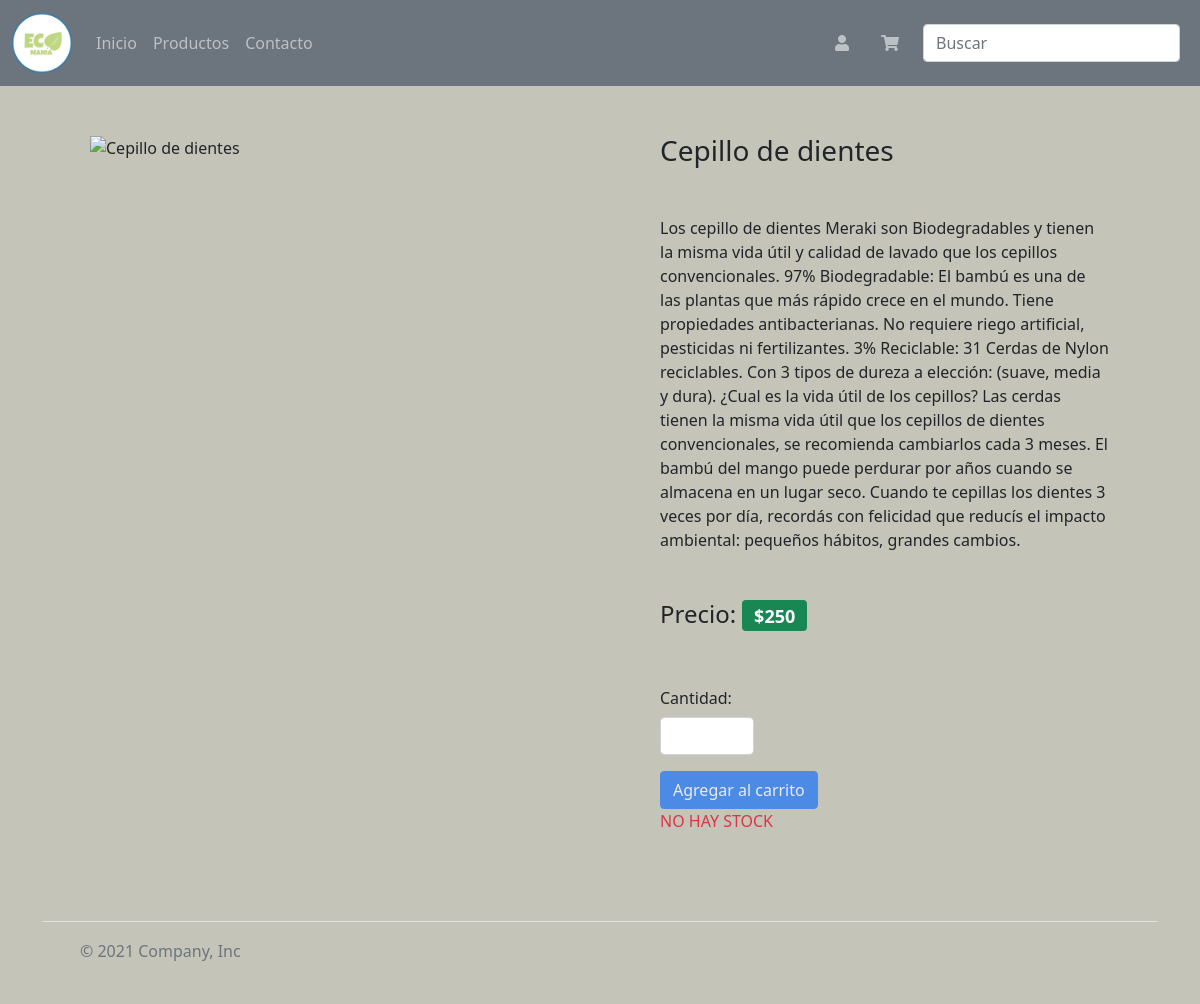
The app's page /Vista/accion/mostrarProducto.php?idproducto=28 with its own data.
### tables this page shows
CREATE TABLE `menu` (
  `idmenu` bigint(20) NOT NULL,
  `menombre` varchar(50) NOT NULL COMMENT 'Nombre del item del menu',
  `medescripcion` varchar(124) NOT NULL COMMENT 'Descripcion mas detallada del item del menu',
  `idpadre` bigint(20) DEFAULT NULL COMMENT 'Referencia al id del menu que es subitem',
  `medeshabilitado` timestamp NULL DEFAULT current_timestamp() COMMENT 'Fecha en la que el menu fue deshabilitado por ultima vez'
);

CREATE TABLE `producto` (
  `idproducto` bigint(20) NOT NULL,
  `pronombre` varchar(50) NOT NULL,
  `prodetalle` varchar(1000) NOT NULL,
  `procantstock` int(11) NOT NULL,
  `proprecio` int(11) NOT NULL
);

### Vista/accion/mostrarProducto.php (the view, shortened to what the rows shown need)
<?php
    $accion = true;
    $datos = data_submitted();
    if (isset($datos['idproducto'])){
        $abmProducto = new AbmProducto();
        $productos = $abmProducto->buscar($datos);
        if (count($productos) > 0){
            $producto = $productos[0];
            $imagen = $abmProducto->buscaImagen($producto->getId());
            include_once '../estructura/cabecera.php';
?>
<div class="container">
    <div class="row">
        <div class="col m-5">
            <img class="img-fluid" src="../../image/<?php echo $imagen[1];?>" alt="<?php echo $producto->getProNombre();?>" style="width:400px">
        </div>
        <div class="col m-5">
            <div>
                <h3><?php echo $producto->getProNombre()?></h3>
            </div>
            <div class="mt-5">
                <p><?php echo $producto->getProDetalle()?></p>
            </div>
            <div class="mt-5">
                <h4>Precio: <span class="badge bg-success">$<?php echo $producto->getProPrecio()?></span></h4>
            </div>
            <div class="row mt-5">
                <form class="needs-validation" action="gestionCarrito.php" method="get" novalidate>
                    <label class="col-sm-2 col-form-label" for="cantidad">Cantidad: </label>
                    <div class="col-sm-10">
                        <input type="number" class="form-control w-25" id="cantidad" name="cantidad" min="1" max="<?php echo $producto->getProCantStock()?>" step required>
                    </div>
                    <?php
                    if ($producto->getProCantStock()>5){
                        echo '<button href="gestionCarrito.php" class="btn btn-primary mt-3">Agregar al carrito</button>';
                    } elseif ($producto->getProCantStock()<=5 and $producto->getProCantStock()>0){
                        echo '<button href="gestionCarrito.php" class="btn btn-primary mt-3">Agregar al carrito</button>';
                        echo '<p class="text-danger">Queda poco stock</p>';
                    } elseif ($producto->getProCantStock() == 0){
                        echo '<button href="#" class="btn btn-primary disabled mt-3">Agregar al carrito</button>';
                        echo '<p class="text-danger">NO HAY STOCK</p>';
                    }
                    ?>
                </form>
            </div>
        </div>
    </div>
</div>
<?php
        } else{
            header("Location:../productos.php");
        }
    } else{
        header("Location:../productos.php");
    }
?>
<?php
    include_once '../estructura/pie.php';
?>

### Vista/estructura/cabecera.php (shortened to what the rows shown need)
<!DOCTYPE html>
<html lang="es">
<head>
    <link href="https://cdn.jsdelivr.net/npm/bootstrap@5.1.1/dist/css/bootstrap.min.css" rel="stylesheet">
    <link rel="stylesheet" href="https://use.fontawesome.com/releases/v5.8.1/css/all.css">
    <?php
        if (!isset($accion)){
            include_once "../config.php";
            echo '<link rel="stylesheet" href="css/main.css">';
            echo '<link rel="stylesheet" type="text/css" href="js/jquery-easyui-1.6.6/themes/default/easyui.css">';
            echo '<link rel="stylesheet" type="text/css" href="js/jquery-easyui-1.6.6/themes/icon.css">';
            echo '<link rel="stylesheet" type="text/css" href="js/jquery-easyui-1.6.6/themes/color.css">';
            echo '<script type="text/javascript" src="js/jquery-easyui-1.6.6/jquery.min.js"></script>';
            echo '<script type="text/javascript" src="js/jquery-easyui-1.6.6/jquery.easyui.min.js"></script>';
        } else {
            echo '<link rel="stylesheet" href="../css/main.css">';
            echo '<link rel="stylesheet" type="text/css" href="../js/jquery-easyui-1.6.6/themes/default/easyui.css">';
            echo '<link rel="stylesheet" type="text/css" href="../js/jquery-easyui-1.6.6/themes/icon.css">';
            echo '<link rel="stylesheet" type="text/css" href="../js/jquery-easyui-1.6.6/themes/color.css">';
        }
    ?>
</head>
<body>
    <?php
        $sesion = new Session();
        $products = $sesion->getProducts();
        if (!isset($accion)){
            $pts = '';
            $logo = 'img/logo.png';
            $logo1 = 'img/logo1.png';
            $registro = 'registrarse.php';
            $login = 'login.php';
            $cerrarSesion = 'accion/cerrarSesion.php';
            $cambioRolActual = 'accion/cambioRolActual.php';
            $carrito = 'carrito.php';
            $carousel01 = 'img/carousel01.jpg';
            $carousel02 = 'img/carousel02.jpg';
            $carousel03 = 'img/carousel03.jpg';
        } else {
            $pts = '../';
            $logo = '../img/logo.png';
            $login = '../login.php';
            $cerrarSesion = 'cerrarSesion.php';
            $carrito = '../carrito.php';
        }
    ?>
    <nav class="navbar navbar-expand-sm navbar-dark bg-secondary">
        <div class="container-fluid">
            <a class="navbar-brand" href="<?php echo $paginaInicio?>">
                <img src="<?php echo $logo?>" alt="" width="60" height="60">
            </a>
            <div class="collapse navbar-collapse" id="navbarSupportedContent">
                <ul class="navbar-nav me-auto mb-2 mb-lg-0">
                    <?php
                    $abmMenu = new AbmMenu();
                    $abmMenuRol = new AbMMenuRol();
                    $menusPadres = $abmMenu->menusPadres();
                    foreach ($menusPadres as $itemPadre) {
                        $buscaId['idmenu'] = $itemPadre->getId();
                        $subMenus = $abmMenu->subMenus($buscaId['idmenu']);
                        $menuSinRol = $abmMenuRol->buscar($buscaId);
                        if (count($menuSinRol) == 0){
                            if (count($subMenus) == 0){
                                echo '<li class="nav-item">
                                        <a class="nav-link" aria-current="page" href="'.$pts.$itemPadre->getMeDescripcion().'">'.$itemPadre->getMeNombre().'</a>
                                        </li>';
                            }
                        }
                    }
                    ?>
                </ul>
                        <?php
                        if ($sesion->activa()){
                            $rolActual = $sesion->getRolActual();
                            echo '<ul class="navbar-nav me-3">
                                    <li class="nav-item dropdown">
                                    <button class="btn btn-secondary dropdown-toggle" type="button" id="dropdownMenuClickableInside" data-bs-toggle="dropdown" data-bs-auto-close="outside" aria-expanded="false"><i class="fas fa-user"></i></button>
                                    <ul class="dropdown-menu" aria-labelledby="dropdownMenuClickableInside">';
                            if (count($roles) > 1) {
                                echo '<li class="text-center"><span class="text-muted fs-6"><i class="fas fa-sort-down"></i> Rol <i class="fas fa-sort-down"></i></span><br>'.$rolActual->getRoDescripcion().'<button type="button" class="btn btn-light btn-sm" data-bs-toggle="modal" data-bs-target="#seleccionRol"><i class="fas fa-sync-alt"></i></button></li>
                                        <li><hr class="dropdown-divider"></li>';
                            }
                            $buscaMenuRol['idrol'] = $rolActual->getId();
                            $menusDelRol = $abmMenuRol->buscar($buscaMenuRol);
                            if (count($menusDelRol) > 0){
                                foreach ($menusDelRol as $item) {
                                    if ($item->getMenu()->getMenuPadre() == null and ($item->getMenu()->getMeDeshabilitado() == null || $item->getMenu()->getMeDeshabilitado() == '0000-00-00 00:00:00')){
                                        if (!isset($accion)){
                                            echo '<li><a class="dropdown-item" href="'.$item->getMenu()->getMeDescripcion().'">'.$item->getMenu()->getMeNombre().'</a></li>';
                                        } else {
                                            echo '<li><a class="dropdown-item" href="../'.$item->getMenu()->getMeDescripcion().'">'.$item->getMenu()->getMeNombre().'</a></li>';
                                        }
                                    }
                                }
                            }
                            echo '<li><a class="dropdown-item" href="'.$cerrarSesion.'">Cerrar Sesion</a></li>
                                    </ul>
                                    </li>
                                    </ul>';
                        } else {
                            echo '<ul class="navbar-nav me-3">
                                <li class="nav-item">
                                <a class="nav-link" aria-current="page" href="'.$login.'"><i class="fas fa-user"></i></a>
                                </li>
                                </ul>';
                        }
                        echo '<ul class="navbar-nav me-3">
                        <li class="nav-item">';
                        if (count($products)>0){
                            echo '<a href="'.$carrito.'" class="nav-link" aria-current="page"><i class="fas fa-shopping-cart"></i> <span class="top-0 start-100 translate-middle badge rounded-pill bg-danger">'.count($products).'</span></a>';
                        } else {
                            echo '<a href="'.$carrito.'" class="nav-link" aria-current="page"><i class="fas fa-shopping-cart"></i></a>';
                        }
                        echo '</li>
                        </ul>';
                        ?>
            </div>
            <form class="d-flex">
                    <input class="form-control me-2" type="search" placeholder="Buscar" aria-label="Search">
                </form>
        </div>
    </nav>

### records on screen
menu: menombre "Inicio"
menu: menombre "Productos"
menu: menombre "Contacto"
producto: pronombre "Cepillo de dientes", prodetalle "Los cepillo de dientes Meraki son Biodegradables y tienen la misma vida útil y calidad de lavado que los cepillos convencionales. 97% Biodegradable: El bambú es una de las plantas que más rápido crece en el mundo. Tiene propiedades antibacterianas. No requiere riego artificial, pesticidas ni fertilizantes. 3% Reciclable: 31 Cerdas de Nylon reciclables. Con 3 tipos de dureza a elección: (suave, media y dura). ¿Cual es la vida útil de los cepillos? Las cerdas tienen la misma vida útil que los cepillos de dientes convencionales, se recomienda cambiarlos cada 3 meses. El bambú del mango puede perdurar por años cuando se almacena en un lugar seco. Cuando te cepillas los dientes 3 veces por día,…", proprecio "250"
